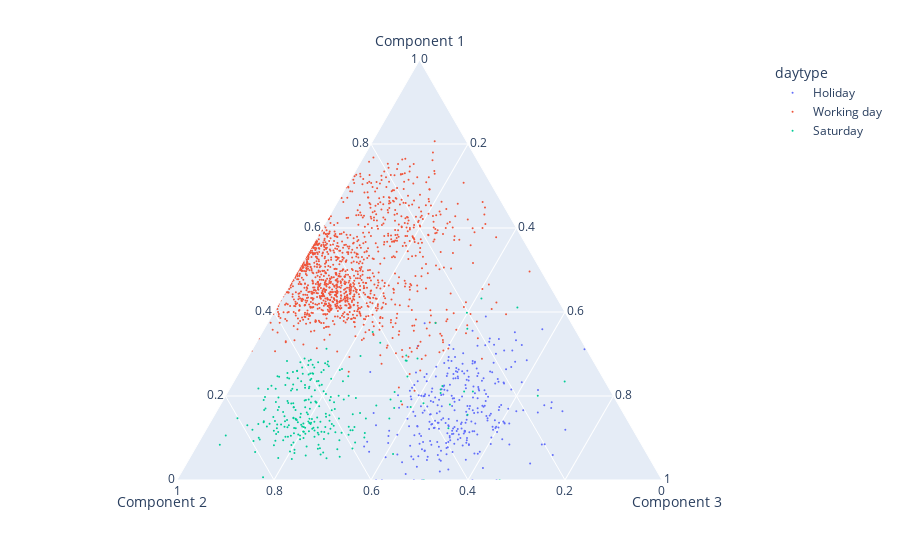

Here is the notebook cell this chart was saved with:
### Markdown cell above
## Per daytype

### Code cell
fig = px.scatter_ternary(W[W.zone=='North'], a="Component 1", b="Component 2", c="Component 3", color='daytype')

fig.update_traces(marker=dict(size=2),
                  selector=dict(mode='markers'))

# fig.update_layout(width=500, height=500)

### Figure 1 — Plotly figure (JSON) as saved in the notebook; plotly's stock layout.template omitted (floating-point values rounded to 4 significant figures; data arrays with more than 128 entries replaced by an {"elided": "..."} marker saying what was removed)
{"data": [{"a": {"elided": "301 float values"}, "b": {"elided": "301 float values"}, "c": {"elided": "301 float values"}, "hovertemplate": "daytype=Holiday<br>Component 1=%{a}<br>Component 2=%{b}<br>Component 3=%{c}<extra></extra>", "legendgroup": "Holiday", "marker": {"color": "#636efa", "size": 2, "symbol": "circle"}, "mode": "markers", "name": "Holiday", "showlegend": true, "subplot": "ternary", "type": "scatterternary"}, {"a": {"elided": "1268 float values"}, "b": {"elided": "1268 float values"}, "c": {"elided": "1268 float values"}, "hovertemplate": "daytype=Working day<br>Component 1=%{a}<br>Component 2=%{b}<br>Component 3=%{c}<extra></extra>", "legendgroup": "Working day", "marker": {"color": "#EF553B", "size": 2, "symbol": "circle"}, "mode": "markers", "name": "Working day", "showlegend": true, "subplot": "ternary", "type": "scatterternary"}, {"a": {"elided": "251 float values"}, "b": {"elided": "251 float values"}, "c": {"elided": "251 float values"}, "hovertemplate": "daytype=Saturday<br>Component 1=%{a}<br>Component 2=%{b}<br>Component 3=%{c}<extra></extra>", "legendgroup": "Saturday", "marker": {"color": "#00cc96", "size": 2, "symbol": "circle"}, "mode": "markers", "name": "Saturday", "showlegend": true, "subplot": "ternary", "type": "scatterternary"}], "layout": {"legend": {"title": {"text": "daytype"}, "tracegroupgap": 0}, "margin": {"t": 60}, "ternary": {"aaxis": {"title": {"text": "Component 1"}}, "baxis": {"title": {"text": "Component 2"}}, "caxis": {"title": {"text": "Component 3"}}, "domain": {"x": [0, 1], "y": [0, 1]}}}}
